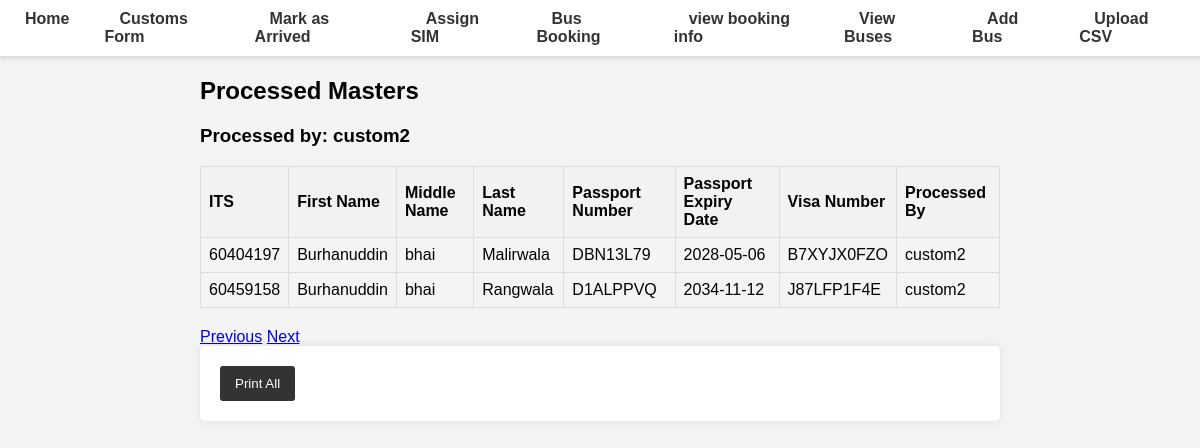
Screenshot of /processed-masters/?page=2 (signed in) with the database file from the repository.
### database.py (models this page shows)
class User(Base):
    __tablename__ = "users"
    id = Column(Integer, primary_key=True, index=True)
    username = Column(String, unique=True, index=True)
    password = Column(String)
    designation = Column(String)

class ProcessedMaster(Base):
    __tablename__ = "processed_master"
    id = Column(Integer, primary_key=True, index=True)
    ITS = Column(Integer, ForeignKey('master.ITS'), unique=True, index=True)
    first_name = Column(String, index=True)
    middle_name = Column(String, index=True)
    last_name = Column(String, index=True)
    DOB = Column(Date)
    passport_No = Column(String, index=True)
    passport_Expiry = Column(Date, index=True)
    Visa_No = Column(String, index=True)
    Mode_of_Transport = Column(String, index=True)
    phone = Column(String, index=True)
    arrived = Column(Boolean, default=False)
    timestamp = Column(DateTime, default=func.now())
    processed_by = Column(String, ForeignKey('users.username'))

### main.py (the view)
@app.get("/processed-masters/", response_class=HTMLResponse)
async def get_processed_masters(
    request: Request,
    page: int = 1,
    db: Session = Depends(get_db),
    current_user: User = Depends(get_current_user)
):
    users = db.query(User).all()
    users = list(users)
    total_count = db.query(func.count(ProcessedMaster.ITS)).scalar()
    processed_masters = (
        db.query(ProcessedMaster)
        .offset((page - 1) * PAGE_SIZE)
        .limit(PAGE_SIZE)
        .all()
    )
    return templates.TemplateResponse(
        "processed_masters.html",
        {
            "request": request,
            "processed_masters": processed_masters,
            "page": page,
            "page_size": PAGE_SIZE,
            "total_count": total_count,
            "users": users,  # Pass the users list to the template
            "current_user": current_user  # Pass the current user to the template
        }
    )

### templates/processed_masters.html (shortened to what this page needs)
{% extends "base.html" %}
{% block content %}
<h2>Processed Masters</h2>
<h3>Processed by: {{ current_user.username }}</h3>
<table>
    <tr>
        <th>ITS</th>
        <th>First Name</th>
        <th>Middle Name</th>
        <th>Last Name</th>
        <th>Passport Number</th>
        <th>Passport Expiry Date</th>
        <th>Visa Number</th>
        <th>Processed By</th>
    </tr>
    {% for master in processed_masters %}
    {% if master.processed_by == current_user.username %}
    <tr>
        <td>{{ master.ITS }}</td>
        <td>{{ master.first_name }}</td>
        <td>{{ master.middle_name }}</td>
        <td>{{ master.last_name }}</td>
        <td>{{ master.passport_No }}</td>
        <td>{{ master.passport_Expiry }}</td>
        <td>{{ master.Visa_No }}</td>
        <td>{{ master.processed_by }}</td>
    </tr>
    {% endif %}
    {% endfor %}
</table>
<div>
    {% if page > 1 %}
    <a href="?page={{ page - 1 }}">Previous</a>
    {% endif %}
    {% if page * page_size < total_count %}
    <a href="?page={{ page + 1 }}">Next</a>
    {% endif %}
</div>
<form action="/print-processed-masters/" method="post">
    <button type="submit">Print All</button>
</form>
{% endblock %}

### static/styles.css (style rules this page uses)
body { font-family: Arial, sans-serif; margin: 0; padding: 0; background-color: #f4f4f4; }
form { background-color: #fff; padding: 20px; border-radius: 5px; box-shadow: 0 0 10px rgba(0, 0, 0, 0.1); }
form button { background-color: #333; color: #fff; padding: 10px 15px; border: none; border-radius: 3px; cursor: pointer; transition: background-color 0.3s; }
table { width: 100%; border-collapse: collapse; margin-bottom: 20px; }
table, th, td { border: 1px solid #ddd; }
th, td { padding: 8px; text-align: left; }
th { background-color: #f2f2f2; }

### rows the page displays
User: username "custom2"
ProcessedMaster: ITS "60404197", first_name "Burhanuddin", middle_name "bhai", last_name "Malirwala", passport_No "DBN13L79", passport_Expiry "2028-05-06", Visa_No "B7XYJX0FZO", processed_by "custom2"
ProcessedMaster: ITS "60459158", first_name "Burhanuddin", middle_name "bhai", last_name "Rangwala", passport_No "D1ALPPVQ", passport_Expiry "2034-11-12", Visa_No "J87LFP1F4E", processed_by "custom2"
